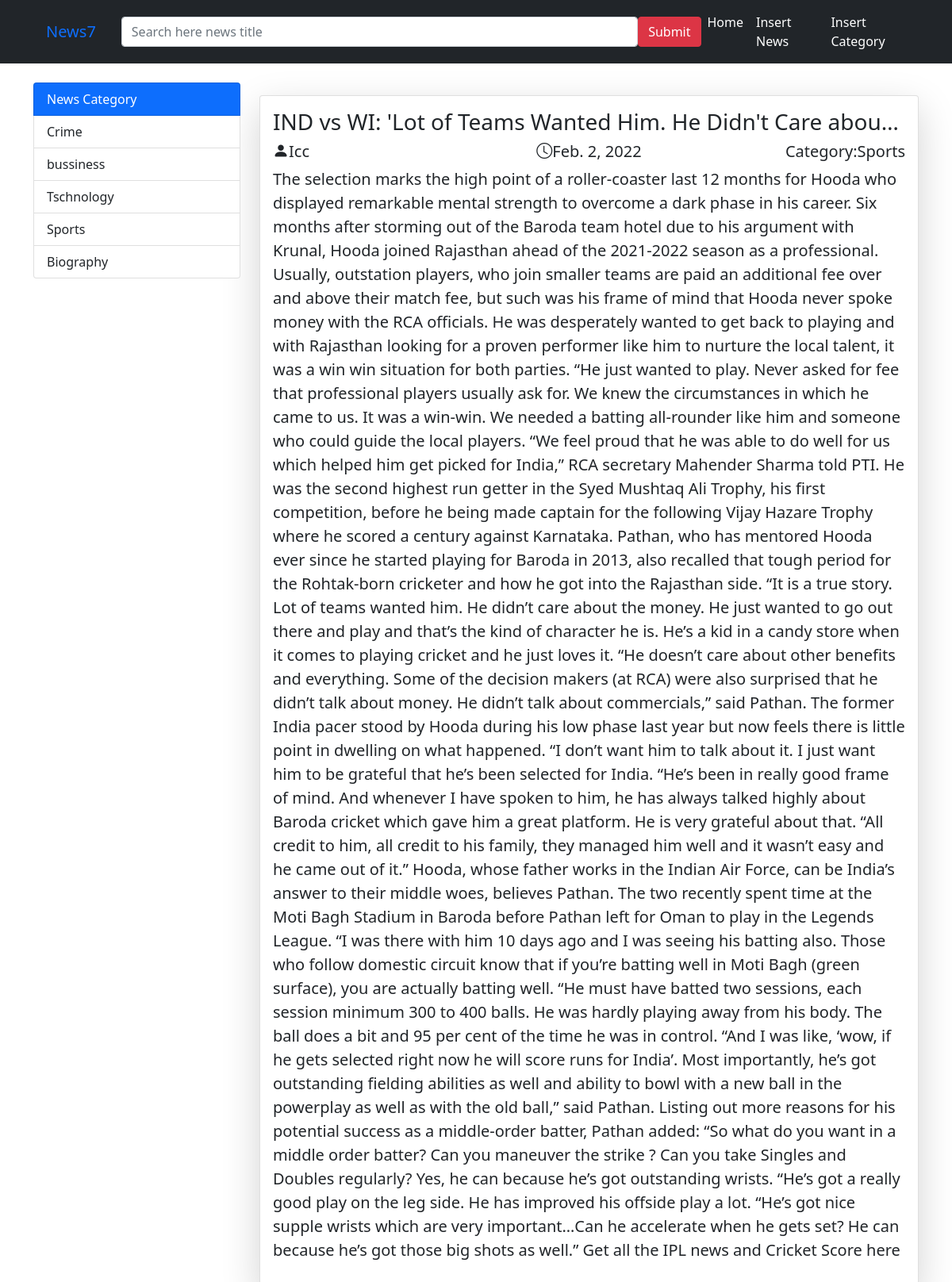
Page /view/4/ on the committed database.
### vlog/models.py (models this page shows, shortened)
class Category(models.Model):
    cat_title=models.CharField(max_length=200)

class Posts(models.Model):
    title=models.CharField(max_length=200)
    author=models.CharField(max_length=100)
    content=models.TextField(blank=False)
    cat_id=models.ForeignKey(Category,on_delete=models.CASCADE,blank=True,null=True)
    date=models.DateField()

### vlog/views.py (the view)
# urls.py: path("view/<int:id>/",view,name="view"),
def view(r,id):
    a=Posts.objects.get(pk=id)
    data={"i":a,
    "CallingCat":Category.objects.all(),
    }
    return render(r,"view.htm",data)

### template/view.htm (shortened to what this page needs)
{% load crispy_forms_tags %}
<!DOCTYPE html>
<html lang="en">
<head>
    <link href="https://cdn.jsdelivr.net/npm/bootstrap@5.1.3/dist/css/bootstrap.min.css" rel="stylesheet">
    <link rel="stylesheet" href="https://cdn.jsdelivr.net/npm/bootstrap-icons@1.7.2/font/bootstrap-icons.css">
</head>
<body>
    <nav class="navbar navbar-expand-lg navbar-dark bg-dark">
        <div class="container">
            <div class="navbar-brand"><a href="{% url 'Post' %}" class="nav-link">News7</a></div>
        <form action=" {% url 'search' %}" method="get" class="d-flex">
           <input type="search" name="search" class="form-control" placeholder="Search here news title" size="70">
           <input type="submit" name="submit" class="btn btn-danger">
        </form>
        <ul class="navbar-nav">
            <li class="nav-item"><a href="{% url 'Post' %}" class="nav-link text-white">Home</a></li>
            <li class="nav-item"><a href="" data-bs-toggle="" class="nav-link text-white">Insert News</a></li>
            <li class="nav-item"><a href="" data-bs-toggle="" class="nav-link text-white">Insert Category </a></li>
        </ul>
    </div>
    </nav>
    <div class="container">
        <div class="row mt-4">
            <div class="col-3 ">
                <div class="list-group sticky-top">
                    <div class="list-group-item list-group-item-action bg-primary text-white">News Category</div>
                    {% for x in CallingCat %}
                    <a href="{% url 'selectCat' x.id %}" class="list-group-item list-group-item-action">{{ x.cat_title}}</a>
                   {% endfor %}
                </div>
            </div>
            <div class="col-9">
                <div class="card shadow-lg mt-3">
                    <div class="card-body">
                        <h2 class="h3 text-truncate">{{i.title}}</h2>
                        <div class="row">
                            <div class="col-4">
                                <h5 class="text-mutted"><i class="bi bi-person-fill"></i>{{i.author}}</h5>
                            </div>
                            <div class="col-4">
                                 <h5 class="text-center"><i class="bi bi-clock"></i>{{ i.date}}</h5>
                            </div>
                            <div class="col-4">
                                <h5 class="float-end">Category:{{ i.cat_id.cat_title}}</h5>
                            </div>
                        </div>
                        <p class="lead ">{{i.content}}</p>
                    </div>
                </div>
            </div>
        </div>
    </div>
</body>
</html>

### rows in the picture
Category: cat_title "Crime"
Category: cat_title "bussiness"
Category: cat_title "Tschnology"
Category: cat_title "Sports"
Category: cat_title "Biography"
Posts: title "IND vs WI: 'Lot of Teams Wanted Him. He Didn't Care abou…", author "Icc", date "Feb. 2, 2022", cat_id.cat_title "Sports", content "The selection marks the high point of a roller-coaster last 12 months for Hooda who displayed remarkable mental strength to overcome a dark phase in his career. Six months after storming out of the Baroda team hotel due to his argument with Krunal, Hooda joined Rajasthan ahead of the 2021-2022 season as a professional. Usually, outstation players, who join smaller teams are paid an additional fee over and above their match fee, but such was his frame of mind that Hooda never spoke money with the RCA officials. He was desperately wanted to get back to playing and with Rajasthan looking for a proven performer like him to nurture the local talent, it was a win win situation for both parties.…"
